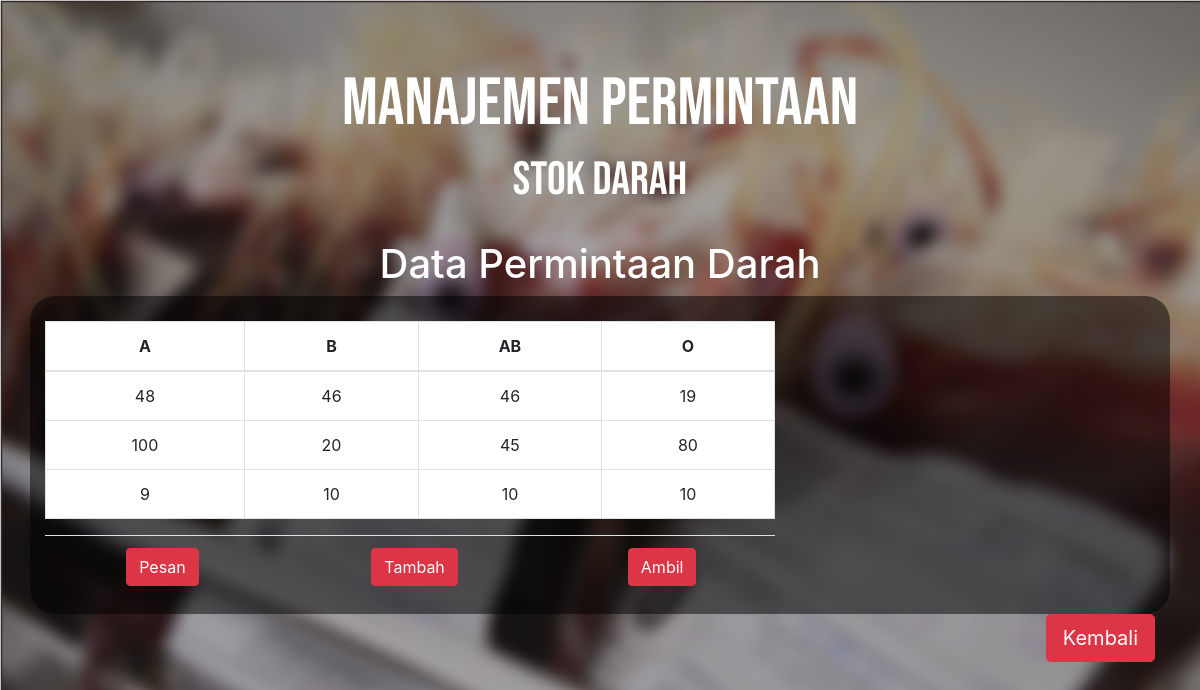
Screenshot of /PERAMALAN/ADMIN/stokdarah.php with the database file from the repository.
### tables this page shows
CREATE TABLE `stokdarah` (
  `Id_Darah` int(11) NOT NULL,
  `Goldar_A` int(11) NOT NULL DEFAULT '0',
  `Goldar_B` int(11) NOT NULL DEFAULT '0',
  `Goldar_AB` int(11) NOT NULL DEFAULT '0',
  `Goldar_O` int(11) NOT NULL DEFAULT '0',
  `Id_RS` int(11) NOT NULL
);

### PERAMALAN/ADMIN/stokdarah.php (the view, shortened to what this page needs)
<?php  include "header.php"; ?>
<?php
require 'Function.php';
?>
<div class="container">
	<div class="row">
		<div class="col-sm-12 text-center">
			<h1 style="color: white">Data Permintaan Darah</h1>
		</div>
	</div>
	<div class="row" style="background-color: rgba(0,0,0, 0.5); border-radius: 25px;">
		<div class="col-sm-8 table-responsive text-center">
			<?php
			$sql = ("SELECT * FROM stokdarah ") or die (mysqli_error($co));
			$result = mysqli_query ($con,$sql);
			?>
			<table class="table table-bordered">
				<thead>
					<tr>
						<th style="text-align: center;">A</th>
						<th style="text-align: center;">B</th>
						<th style="text-align: center;">AB</th>
						<th style="text-align: center;">O</th>
					</tr>
				</thead>
				<?php
				while ($data = mysqli_fetch_assoc($result)){
					?>
					<tr>
						<td style="text-align: center;"><?=$data['Goldar_A'];?></td>
						<td align="center"><?=$data['Goldar_B'];?></td>
						<td align="center"><?=$data['Goldar_AB'];?></td>
						<td align="center"><?=$data['Goldar_O'];?></td>
					</tr>
					<?php
				}
				?>
				<table class=" table" style="background-color: transparent; margin-top: 0; ">
					<tr style="">
						<th>
							<button type="button" class="btn btn-danger" data-toggle="modal" data-target="#Goldar_A" name="Pesan_GoldarA">
								Pesan
							</button>
						</th>
						<th>
							<button type="button" class="btn btn-danger" data-toggle="modal" data-target="#Goldar_B" name="Pesan_GoldarB">
								Tambah
							</button>
						</th>
						<th>
							<button type="button" class="btn btn-danger" data-toggle="modal" data-target="#Goldar_AB" name="Pesan_GoldarAB">
								Ambil
							</button>
						</th>
					</tr>
				</table>
			</table>
		</div>
	</div>
	<button type="submit" class="btn btn-danger btn-lg float-right" >
		<a href="BerandaRS.php" style="color: white; text-decoration: none;">Kembali</a>
	</button>
	<br>
	<?php include "footer.php"; ?>

### PERAMALAN/css/Style2.css (style rules this page uses)
body { background-image: url(../Image/Background.png); background-size: cover; background-repeat: no-repeat; background-attachment: fixed; }
.table { margin-top: 25px; background-color: white; }

### rows the page displays
stokdarah: Goldar_A "48", Goldar_B "46", Goldar_AB "46", Goldar_O "19"
stokdarah: Goldar_A "100", Goldar_B "20", Goldar_AB "45", Goldar_O "80"
stokdarah: Goldar_A "9", Goldar_B "10", Goldar_AB "10", Goldar_O "10"
